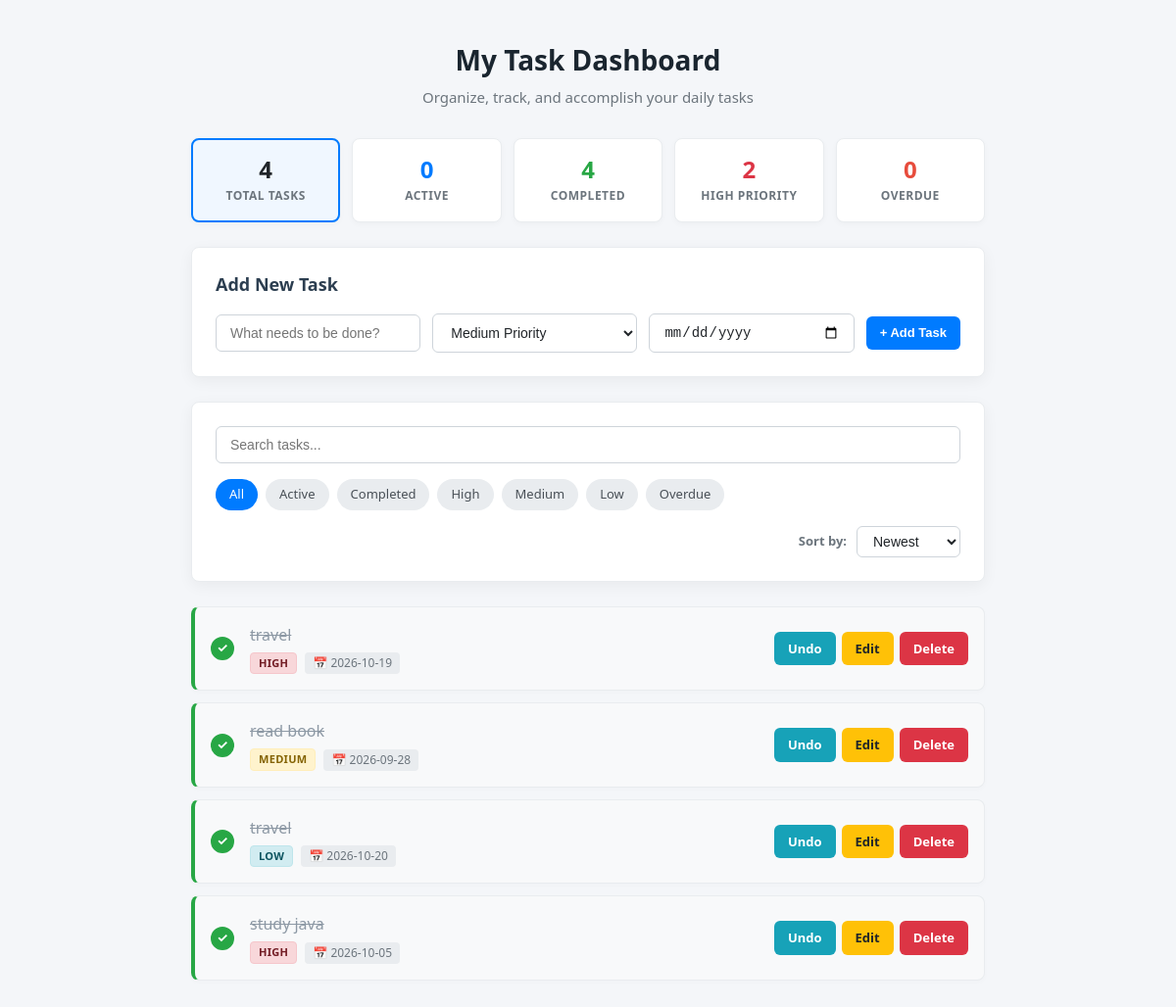
The page / on the database its author committed.
### tables this page shows
CREATE TABLE tasks (
            id INTEGER PRIMARY KEY AUTOINCREMENT,
            task TEXT NOT NULL,
            completed INTEGER DEFAULT 0
        , priority TEXT DEFAULT 'Medium', due_date TEXT DEFAULT NULL);

### app.py (the view, shortened to what this page needs)
@app.route("/", methods=["GET", "POST"])
def home():
    search_query = request.args.get("search", "").strip()
    filter_by = request.args.get("filter", "all").lower()
    sort_by = request.args.get("sort", "newest").lower()
    today_str = date.today().isoformat()
    sql = "SELECT * FROM tasks WHERE 1=1"
    params = []
    if search_query:
        sql += " AND task LIKE ?"
        params.append(f"%{search_query}%")
    if filter_by == "active":
        sql += " AND completed = 0"
    elif filter_by == "completed":
        sql += " AND completed = 1"
    elif filter_by == "high":
        sql += " AND priority = 'High'"
    elif filter_by == "medium":
        sql += " AND priority = 'Medium'"
    elif filter_by == "low":
        sql += " AND priority = 'Low'"
    elif filter_by == "overdue":
        sql += " AND completed = 0 AND due_date IS NOT NULL AND due_date != '' AND due_date < ?"
        params.append(today_str)
    if sort_by == "oldest":
        sql += " ORDER BY id ASC"
    elif sort_by == "priority":
        sql += " ORDER BY CASE priority WHEN 'High' THEN 1 WHEN 'Medium' THEN 2 WHEN 'Low' THEN 3 ELSE 4 END ASC, id DESC"
    elif sort_by == "due_date":
        sql += " ORDER BY CASE WHEN due_date IS NULL OR due_date = '' THEN 1 ELSE 0 END, due_date ASC, id DESC"
    else:  # newest
        sql += " ORDER BY id DESC"
    conn = sqlite3.connect("todo.db")
    conn.row_factory = sqlite3.Row
    cursor = conn.cursor()
    cursor.execute(sql, params)
    tasks = cursor.fetchall()
    conn.close()
    stats = get_stats()
    return render_template(
        "index.html",
        tasks=tasks,
        stats=stats,
        search=search_query,
        current_filter=filter_by,
        current_sort=sort_by,
        today=today_str
    )

### app.py (called while the page is built)
def get_stats():
    conn = sqlite3.connect("todo.db")
    conn.row_factory = sqlite3.Row
    cursor = conn.cursor()
    cursor.execute("SELECT * FROM tasks")
    all_tasks = cursor.fetchall()
    conn.close()
    today_str = date.today().isoformat()
    total = len(all_tasks)
    active = sum(1 for t in all_tasks if not t["completed"])
    completed = sum(1 for t in all_tasks if t["completed"])
    high_priority = sum(1 for t in all_tasks if t["priority"] == "High")
    overdue = sum(
        1 for t in all_tasks
        if not t["completed"] and t["due_date"] and t["due_date"] < today_str
    )
    return {
        "total": total,
        "active": active,
        "completed": completed,
        "high_priority": high_priority,
        "overdue": overdue
    }

### templates/index.html (shortened to what this page needs)
<!DOCTYPE html>
<html lang="en">
<head>
    <link rel="stylesheet" href="{{ url_for('static', filename='style.css') }}">
</head>
<body>
    <div class="app-container">
        <header class="app-header">
            <h1>My Task Dashboard</h1>
            <p class="subtitle">Organize, track, and accomplish your daily tasks</p>
        </header>
        <div class="stats-grid">
            <a href="/?filter=all" class="stat-card {% if current_filter == 'all' %}active-stat{% endif %}">
                <span class="stat-value">{{ stats.total }}</span>
                <span class="stat-label">Total Tasks</span>
            </a>
            <a href="/?filter=active" class="stat-card {% if current_filter == 'active' %}active-stat{% endif %}">
                <span class="stat-value active-val">{{ stats.active }}</span>
                <span class="stat-label">Active</span>
            </a>
            <a href="/?filter=completed" class="stat-card {% if current_filter == 'completed' %}active-stat{% endif %}">
                <span class="stat-value completed-val">{{ stats.completed }}</span>
                <span class="stat-label">Completed</span>
            </a>
            <a href="/?filter=high" class="stat-card {% if current_filter == 'high' %}active-stat{% endif %}">
                <span class="stat-value high-val">{{ stats.high_priority }}</span>
                <span class="stat-label">High Priority</span>
            </a>
            <a href="/?filter=overdue" class="stat-card {% if current_filter == 'overdue' %}active-stat{% endif %}">
                <span class="stat-value overdue-val">{{ stats.overdue }}</span>
                <span class="stat-label">Overdue</span>
            </a>
        </div>
        <div class="card form-card">
            <h2>Add New Task</h2>
            <form method="POST" action="/" class="task-form">
                <div class="form-group flex-2">
                    <input type="text" name="task" placeholder="What needs to be done?" required class="form-control">
                </div>
                <div class="form-group">
                    <select name="priority" class="form-control priority-select">
                        <option value="Medium" selected>Medium Priority</option>
                    </select>
                </div>
                <div class="form-group">
                    <input type="date" name="due_date" class="form-control" title="Due Date">
                </div>
                <button type="submit" class="btn btn-primary">+ Add Task</button>
            </form>
        </div>
        <div class="card toolbar-card">
            <form method="GET" action="/" class="toolbar-form">
                <div class="search-box">
                    <input type="text" name="search" value="{{ search }}" placeholder="Search tasks..." class="form-control">
                </div>
                <div class="filter-pills">
                    <a href="/?filter=all{% if search %}&search={{ search }}{% endif %}&sort={{ current_sort }}" class="pill {% if current_filter == 'all' %}active{% endif %}">All</a>
                    <a href="/?filter=active{% if search %}&search={{ search }}{% endif %}&sort={{ current_sort }}" class="pill {% if current_filter == 'active' %}active{% endif %}">Active</a>
                    <a href="/?filter=completed{% if search %}&search={{ search }}{% endif %}&sort={{ current_sort }}" class="pill {% if current_filter == 'completed' %}active{% endif %}">Completed</a>
                    <a href="/?filter=high{% if search %}&search={{ search }}{% endif %}&sort={{ current_sort }}" class="pill {% if current_filter == 'high' %}active{% endif %}">High</a>
                    <a href="/?filter=medium{% if search %}&search={{ search }}{% endif %}&sort={{ current_sort }}" class="pill {% if current_filter == 'medium' %}active{% endif %}">Medium</a>
                    <a href="/?filter=low{% if search %}&search={{ search }}{% endif %}&sort={{ current_sort }}" class="pill {% if current_filter == 'low' %}active{% endif %}">Low</a>
                    <a href="/?filter=overdue{% if search %}&search={{ search }}{% endif %}&sort={{ current_sort }}" class="pill {% if current_filter == 'overdue' %}active{% endif %}">Overdue</a>
                </div>
                <div class="sort-box">
                    <label for="sort-select">Sort by:</label>
                    <select id="sort-select" name="sort" class="form-control sort-select" onchange="this.form.submit()">
                        <option value="newest" {% if current_sort == 'newest' %}selected{% endif %}>Newest</option>
                    </select>
                </div>
            </form>
        </div>
        {% if tasks %}
            <ul class="task-list">
                {% for task in tasks %}
                    <li class="task-item {% if task['completed'] %}is-completed{% endif %}">
                        <a href="/toggle/{{ task['id'] }}" class="toggle-btn {% if task['completed'] %}done{% endif %}" title="{% if task['completed'] %}Mark Active{% else %}Mark Completed{% endif %}">
                            {% if task['completed'] %}✓{% endif %}
                        </a>
                        <div class="task-details">
                            <span class="task-title {% if task['completed'] %}completed-text{% endif %}">
                                {{ task["task"] }}
                            </span>
                            <div class="task-meta">
                                <span class="priority-badge priority-{{ (task['priority'] or 'Medium')|lower }}">
                                    {{ task['priority'] or 'Medium' }}
                                </span>
                                {% if task['due_date'] %}
                                    <span class="due-date-badge {% if not task['completed'] and task['due_date'] < today %}overdue-badge{% endif %}">
                                        📅 {{ task['due_date'] }}
                                    </span>
                                {% endif %}
                            </div>
                        </div>
                        <div class="task-actions">
                            {% if task["completed"] == 0 %}
                                <a href="/complete/{{ task['id'] }}" class="btn btn-complete">Complete</a>
                            {% else %}
                                <a href="/toggle/{{ task['id'] }}" class="btn btn-undo">Undo</a>
                            {% endif %}
                            <a href="/edit/{{ task['id'] }}" class="btn btn-edit">Edit</a>
                            <a href="/delete/{{ task['id'] }}" class="btn btn-delete" onclick="return confirm('Delete this task?')">Delete</a>
                        </div>
                    </li>
                {% endfor %}
            </ul>
        {% endif %}
    </div>
</body>
</html>

### rows shown on the page
tasks: task "travel", priority "HIGH", due_date "2026-10-19"
tasks: task "read book", priority "MEDIUM", due_date "2026-09-28"
tasks: task "travel", priority "LOW", due_date "2026-10-20"
tasks: task "study java", priority "HIGH", due_date "2026-10-05"

### other values the page prints
{{ stats.total }} "4"
{{ stats.active }} "0"
{{ stats.completed }} "4"
{{ stats.high_priority }} "2"
{{ stats.overdue }} "0"
